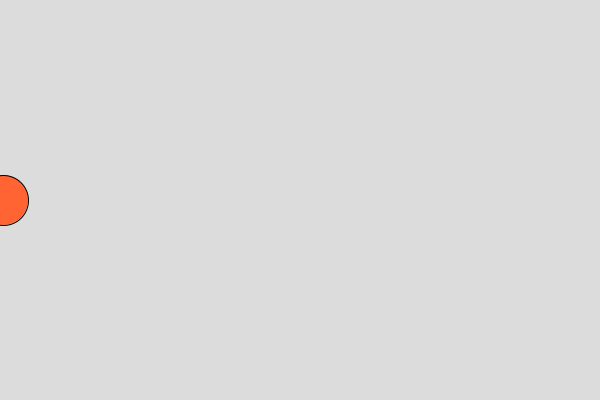
Frame 1 (no input)
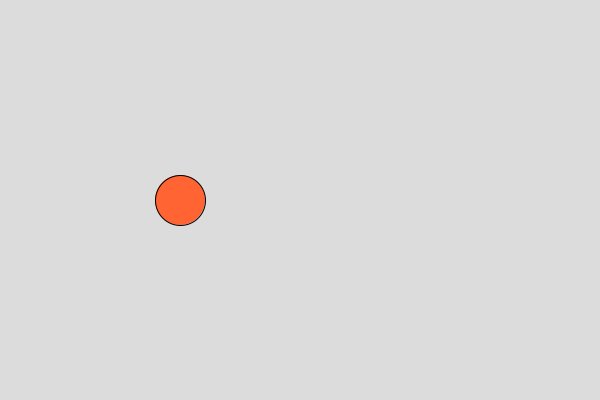
Frame 60 (the mouse pressed at the canvas centre just before this capture)
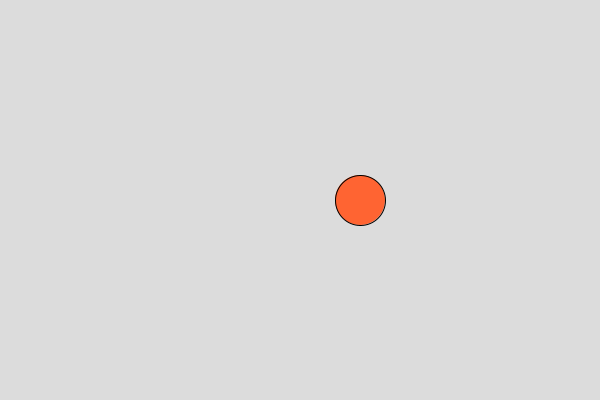
Frame 120 (the mouse held since frame 60 and released just before this capture)

The Processing sketch that drew these frames (run headless with seeded random() and noise(); from frame 60 on, the mouse is pressed at the canvas centre):

// Processing sketch: sketch_7
// ── sketch_7.pde
float x = 0;
float y = 200;
float snelheid = 3;
float diameter = 50;

void setup() {
  size(600, 400);
}

void draw() {
  background(220);
  beweegBal();
  tekenBal();
}

void beweegBal() {
  x = x + snelheid;

  if (x > width + diameter / 2) {
    x = -diameter / 2;
  }
}

void tekenBal() {
  fill(255, 100, 50);
  ellipse(x, y, diameter, diameter);
}
